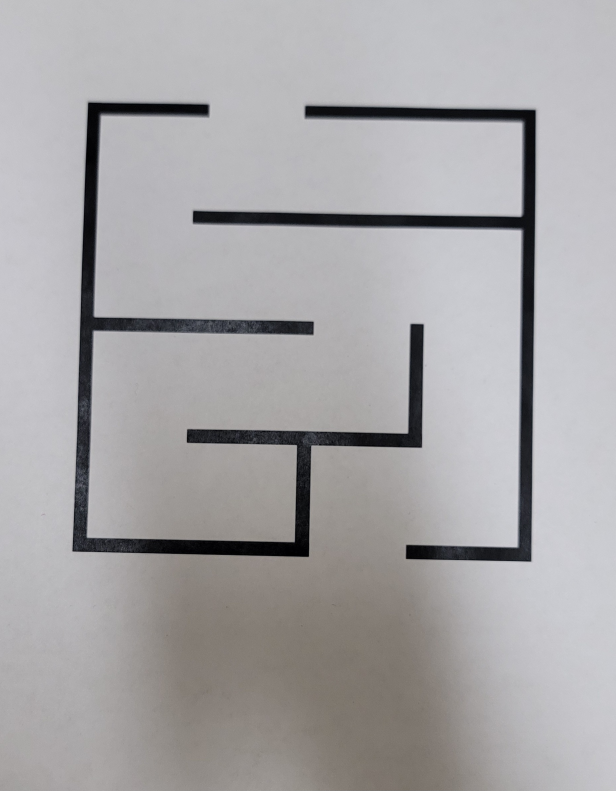
#> input picture maze/testmaze.jpg, 1846 x 2373 px (shown at 1/3 size)
$ python -i runtime_tools.py   (imports and definitions only)
#> lines starting #> are read from the running program, lines starting #| are printed output that depends on the picture; after the words box and inside, x2 and y2 are one past the last pixel; in counts of white or black regions, pixels touching at a corner belong together
#!/usr/bin/env python3
"""
runtime_tools.py
Deterministic tools for the runtime pipeline (no LLM logic here).

Steps (each is exposed as a callable tool):
  1) capture_current_image(...) -> {"image_path": ...}
  2) detect_current_corners(...) -> {"cur_corners_path", "overlay_path", "corners_xy":[[x,y],...]}
  3) compose_current_homography(...) -> {"H_cur_path", "G_ref_from_cur": [[...]]}
  4) solve_maze_current(...) -> {"solver_json", "overlay_path", "path_original": [...]}
  5) map_path_to_robot(...) -> {"robot_csv", "stats": {...}}
  6) preview_overlay(...) -> {"preview_path"}
  7) robot_execute(...) -> {"status": "ok"|"error", "reason": ...}

Conventions:
- Pixels as (x=u, y=v), but solver uses (y,x) lists. Pay attention to conversions.
- Corners order: TL, TR, BR, BL (float32, image pixels).
- Homographies:
    H_ref:  pixels(ref) -> robot (XY in mm or meters)
    G_ref<-cur: current pixels -> reference pixels (image-to-image)
    H_cur = H_ref @ G_ref<-cur : current pixels -> robot

Safe defaults:
- robot_execute(...) runs in dry-run mode unless dryrun=False and you provide your own executor.

Dependencies:
  - centerline_pixel.py (must be importable)
"""

from __future__ import annotations
from typing import Annotated, Dict, List, Tuple, Optional
import os, json
import numpy as np
import cv2

# ----------------- shared helpers -----------------

def _ensure_dir(p: str):
    d = os.path.dirname(p) or "."
    os.makedirs(d, exist_ok=True)

def _ok(**kwargs):
    out = {"status":"ok"}; out.update(kwargs); return out

def _err(reason: str, **kwargs):
    out = {"status":"error","reason":str(reason)}; out.update(kwargs); return out

# Corner helpers (same logic as in calibration tools)
def _order_tl_tr_br_bl(pts: np.ndarray) -> np.ndarray:
    pts = pts.astype(np.float32)
    s = pts.sum(axis=1)         # x+y
    d = np.diff(pts, axis=1)    # x - y
    tl = pts[np.argmin(s)]
    br = pts[np.argmax(s)]
    tr = pts[np.argmin(d)]
    bl = pts[np.argmax(d)]
    return np.array([tl, tr, br, bl], dtype=np.float32)

def _refine_corners(gray: np.ndarray, corners_xy: np.ndarray, win: int = 7) -> np.ndarray:
    gray_f = cv2.GaussianBlur(gray, (3,3), 0)
    term = (cv2.TERM_CRITERIA_EPS + cv2.TERM_CRITERIA_MAX_ITER, 40, 0.01)
    c = corners_xy.reshape(-1,1,2).astype(np.float32)
    cv2.cornerSubPix(gray_f, c, (win,win), (-1,-1), term)
    return c.reshape(-1,2)

# ----------------- 1) Capture -----------------

# [31 lines left out: functions capture_current_image, use_existing_current_image, not called in this run]

# ----------------- 2) Detect current corners -----------------

def detect_current_corners(
    image_path: Annotated[str, "Current frame path."],
    out_npy: Annotated[str, "Save corners (TL,TR,BR,BL) npy path."] = "cur/cur_corners.npy",
    overlay_path: Annotated[str, "Debug overlay path."] = "cur/corners_overlay.png"
) -> Dict:
#> called with image_path = 'testmaze.jpg', out_npy = 'cur/cur_corners.npy', overlay_path = 'cur/corners_overlay.png'
    img = cv2.imread(image_path, cv2.IMREAD_COLOR)
#> img is the input picture: shape (2373, 1846, 3); mean B, G, R 167.1, 165.6, 167.2
    if img is None: return _err(f"Cannot read {image_path}")
    gray = cv2.cvtColor(img, cv2.COLOR_BGR2GRAY)

    # Otsu & polarity selection
    _, th = cv2.threshold(gray, 0, 255, cv2.THRESH_BINARY+cv2.THRESH_OTSU)
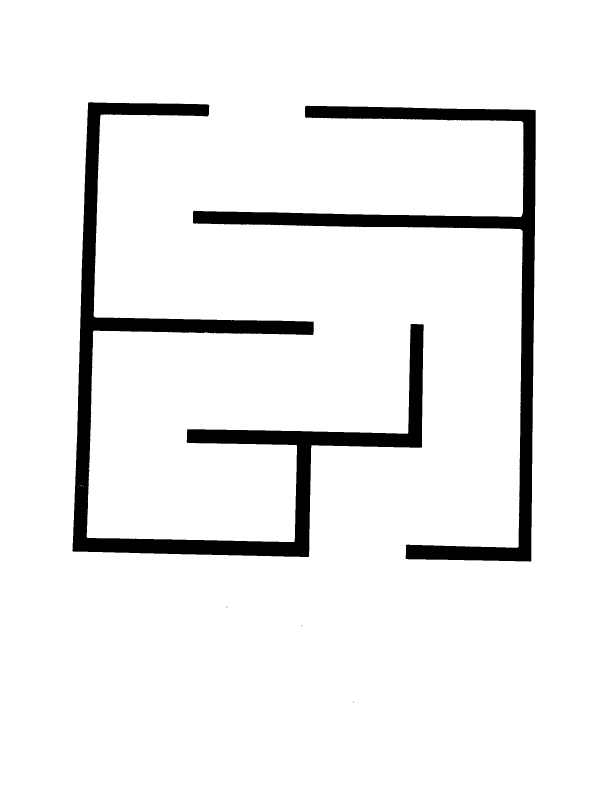
#> th: shape (2373, 1846) (shown at 1/3 size); 93.2% white; 6 black regions (4 under 20 px), largest, box (x1, y1, x2, y2) and area: (217, 307, 1271, 1671) 174589, (579, 317, 1607, 1685) 123247
    pos = (th==255).astype(np.uint8); neg = 1-pos
#> after `neg = 1 - pos`:
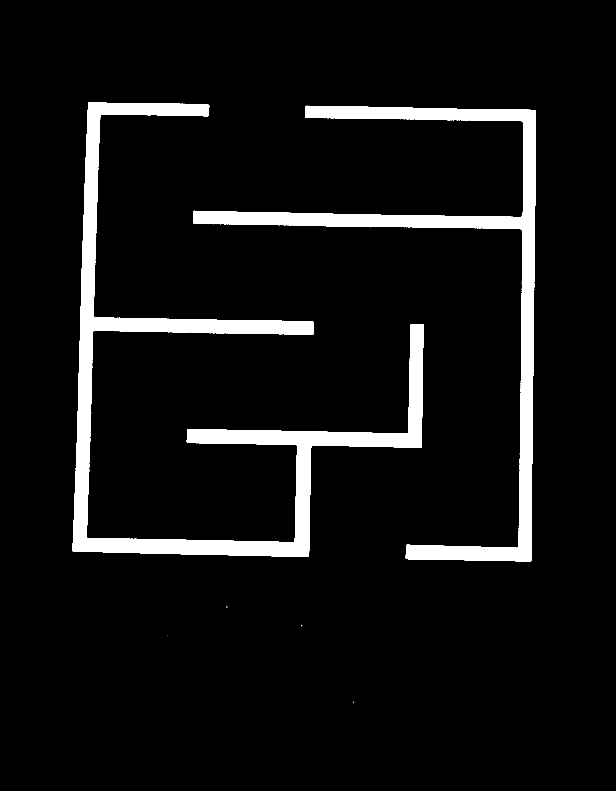
#> neg: shape (2373, 1846) (shown at 1/3 size); values 0 (black) and 1 (white), 6.8% white; 6 white regions (4 under 20 px), largest, box (x1, y1, x2, y2) and area: (217, 307, 1271, 1671) 174589, (579, 317, 1607, 1685) 123247
    def interior_mass(m):
        h,w=m.shape; b=max(2, min(h,w)//100); return m[b:h-b,b:w-b].sum()
    corridors = pos if interior_mass(pos) >= interior_mass(neg) else neg
    walls = (1-corridors).astype(np.uint8) * 255
    walls = cv2.morphologyEx(walls, cv2.MORPH_CLOSE, cv2.getStructuringElement(cv2.MORPH_RECT,(7,7)), 1)
#> walls: shape (2373, 1846); 6.8% white; 6 white regions (4 under 20 px), largest, box (x1, y1, x2, y2) and area: (217, 307, 1271, 1671) 174963, (579, 317, 1607, 1685) 123660
    walls = cv2.morphologyEx(walls, cv2.MORPH_OPEN,  cv2.getStructuringElement(cv2.MORPH_RECT,(3,3)), 1)
#> walls: shape (2373, 1846); 6.8% white; 2 white regions

    cnts, _ = cv2.findContours(walls, cv2.RETR_EXTERNAL, cv2.CHAIN_APPROX_SIMPLE)
#> cnts = 2 contours; box (x1, y1, x2, y2) and area: (217, 307, 1271, 1671) 170604, (579, 317, 1607, 1685) 120264
    if not cnts: return _err("No outer contour found")
    cnt = max(cnts, key=cv2.contourArea)
#> cnt = contour of 499 points, box (x1, y1, x2, y2) (217, 307, 1271, 1671), area 170604
    hull = cv2.convexHull(cnt)
#> hull = contour of 27 points, box (x1, y1, x2, y2) (217, 307, 1271, 1671), area 1122923
    peri = cv2.arcLength(hull, True)
#> peri = 4177.3
    approx = cv2.approxPolyDP(hull, 0.02*peri, True)
#> approx = [[266, 307], [625, 314], [1270, 974], [1265, 1340], [925, 1670], [217, 1652]]
    if len(approx) != 4:
        approx = cv2.approxPolyDP(hull, 0.05*peri, True)
#> approx = [[266, 307], [1270, 974], [925, 1670], [217, 1652]]
    if len(approx) == 4: pts = approx.reshape(-1,2).astype(np.float32)
#> pts has the same summary as approx
    else: pts = cv2.boxPoints(cv2.minAreaRect(hull)).astype(np.float32)

    corners = _order_tl_tr_br_bl(pts)
#> in _order_tl_tr_br_bl, `pts = pts.astype(np.float32)`: pts has the same summary as approx in detect_current_corners
#> in _order_tl_tr_br_bl, `s = pts.sum(axis=1)`: s = [573, 2244, 2595, 1869]
#> in _order_tl_tr_br_bl, `d = np.diff(pts, axis=1)`: d = [41, -296, 745, 1435]
#> in _order_tl_tr_br_bl, `tl = pts[np.argmin(s)]`: tl = [266, 307]
#> in _order_tl_tr_br_bl, `br = pts[np.argmax(s)]`: br = [925, 1670]
#> in _order_tl_tr_br_bl, `tr = pts[np.argmin(d)]`: tr = [1270, 974]
#> in _order_tl_tr_br_bl, `bl = pts[np.argmax(d)]`: bl = [217, 1652]
#> corners has the same summary as approx
    corners = _refine_corners(gray, corners, win=7)
#> in _refine_corners, `c = corners_xy.reshape(-1,1,2).astype(np.float32)`: c has the same summary as approx in detect_current_corners
#> corners = [[264.3, 307.5], [1270.2, 972.7], [926.1, 1669.7], [217.1, 1653.7]]

    _ensure_dir(out_npy); _ensure_dir(overlay_path)
    np.save(out_npy, corners)

    # draw overlay
    dbg = img.copy(); labels = ["TL","TR","BR","BL"]
    for i,p in enumerate(corners.astype(int)):
        cv2.circle(dbg, tuple(p), 8, (0,0,255), -1)
        cv2.putText(dbg, labels[i], tuple(p+np.array([6,-6])), cv2.FONT_HERSHEY_SIMPLEX, 0.6, (0,0,255), 2)
#> this loop made 4 passes
#> p on passes 1 to 4: [264, 307], [1270, 972], [926, 1669], [217, 1653]
    cv2.imwrite(overlay_path, dbg)
    return _ok(cur_corners_path=out_npy, overlay_path=overlay_path, corners_xy=corners.tolist())

# ----------------- 3) Compose H_cur -----------------

# [186 lines left out: functions compose_current_homography, solve_maze_current, _resample_by_arclength, map_path_to_robot, preview_overlay, robot_execute, not called in this run]

>>> result = detect_current_corners('testmaze.jpg')
#> result = {'status': 'ok', 'cur_corners_path': 'cur/cur_corners.npy', 'overlay_path': 'cur/corners_overlay.png', 'corners_xy': [[264.3, 307.5], [1270.2, 972.7], [926.1, 1669.7], [217.1, 1653.7]]}

$ run again, on maze/maze.jpg
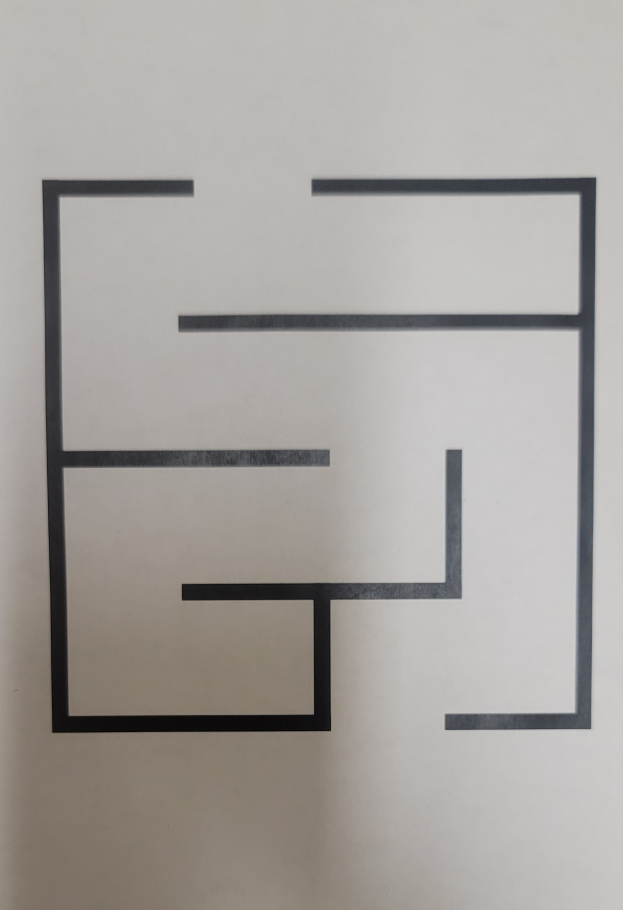
#> input picture maze/maze.jpg, 1868 x 2728 px (shown at 1/3 size)
#> in detect_current_corners, img is the input picture: shape (2728, 1868, 3); mean B, G, R 158.5, 162.2, 166
#> in detect_current_corners, `_, th = cv2.threshold(gray, 0, 255, cv2.THRESH_BINARY+cv2.THRESH_OTSU)`:
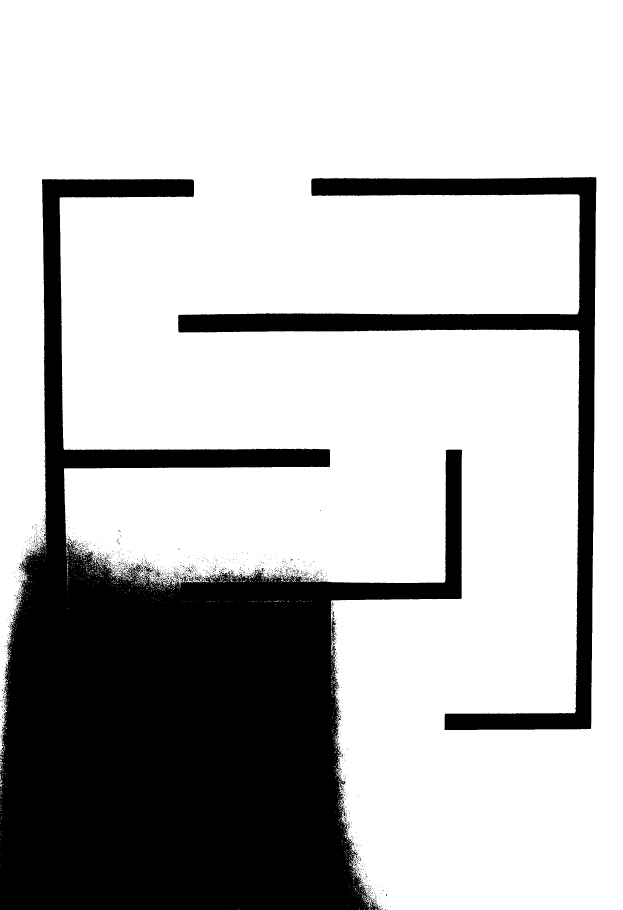
#> th: shape (2728, 1868) (shown at 1/3 size); 72.8% white; 1719 black regions (1683 under 20 px), largest, box (x1, y1, x2, y2) and area: (0, 537, 1386, 2728) 1182977, (534, 531, 1789, 2190) 197827, (582, 1723, 603, 1745) 158
#> in detect_current_corners, `walls = cv2.morphologyEx(walls, cv2.MORPH_CLOSE, cv2.getStructuringEle..`:
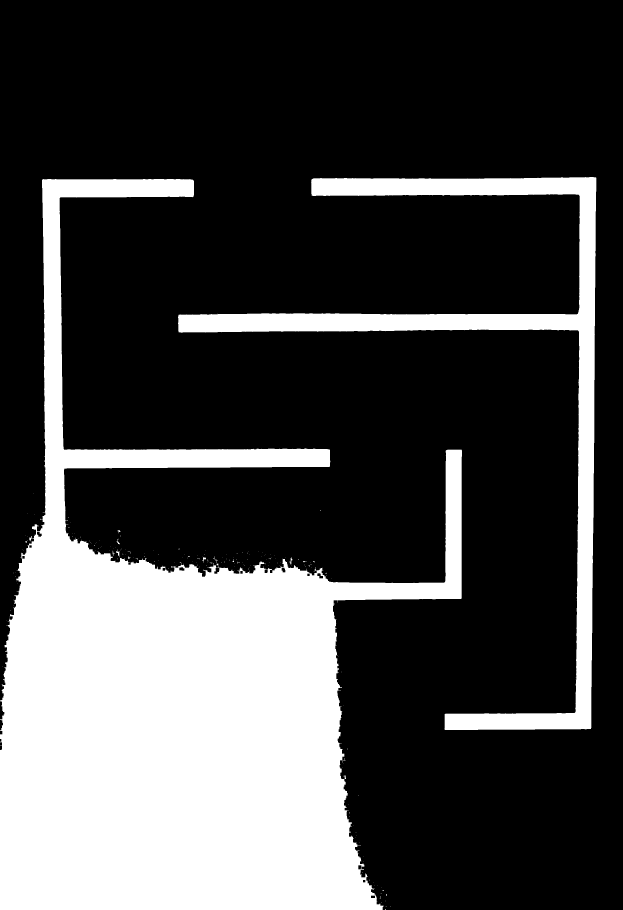
#> walls: shape (2728, 1868) (shown at 1/3 size); 28% white; 192 white regions (178 under 20 px), largest, box (x1, y1, x2, y2) and area: (0, 537, 1386, 2728) 1229066, (534, 531, 1789, 2190) 199164, (349, 1648, 360, 1671) 85
#> cnts = 16 contours, 8 with area under 20; largest, box (x1, y1, x2, y2) and area: (0, 537, 1386, 2728) 1222914, (534, 531, 1789, 2190) 194976, (349, 1653, 358, 1667) 53, (609, 1672, 618, 1678) 36, (88, 1613, 95, 1621) 32, (1034, 2327, 1038, 2337) 22, (872, 1674, 877, 1682) 21, (353, 1591, 361, 1596) 20
#> cnt = contour of 1618 points, box (x1, y1, x2, y2) (0, 537, 1386, 2728), area 1222914
#> hull = contour of 15 points, box (x1, y1, x2, y2) (0, 537, 1386, 2728), area 2493942
#> peri = 6343
#> in detect_current_corners, `approx = cv2.approxPolyDP(hull, 0.02*peri, True)`: approx = [[127, 538], [578, 539], [1385, 1351], [1147, 2727], [0, 2727]]
#> in detect_current_corners, `approx = cv2.approxPolyDP(hull, 0.05*peri, True)`: approx = [[127, 538], [1385, 1351], [1147, 2727], [0, 2727]]
#> in detect_current_corners, `if len(approx) == 4: pts = approx.reshape(-1,2).astype(np.float32)`: pts has the same summary as approx
#> in _order_tl_tr_br_bl, `pts = pts.astype(np.float32)`: pts has the same summary as approx in detect_current_corners
#> s = [665, 2736, 3874, 2727]
#> d = [411, -34, 1580, 2727]
#> tl = [127, 538]
#> br = [1147, 2727]
#> tr = [1385, 1351]
#> bl = [0, 2727]
#> in detect_current_corners, `corners = _order_tl_tr_br_bl(pts)`: corners has the same summary as approx
#> c has the same summary as approx in detect_current_corners
#> in detect_current_corners, `corners = _refine_corners(gray, corners, win=7)`: corners = [[126.4, 539.6], [1384.9, 1348.7], [1147, 2727], [0, 2727]]
#> the loop in detect_current_corners, `for i,p in enumerate(corners.astype(int)):` made 4 passes
#> p on passes 1 to 4: [126, 539], [1384, 1348], [1147, 2727], [0, 2727]
#> result = {'status': 'ok', 'cur_corners_path': 'cur/cur_corners.npy', 'overlay_path': 'cur/corners_overlay.png', 'corners_xy': [[126.4, 539.6], [1384.9, 1348.7], [1147, 2727], [0, 2727]]}
